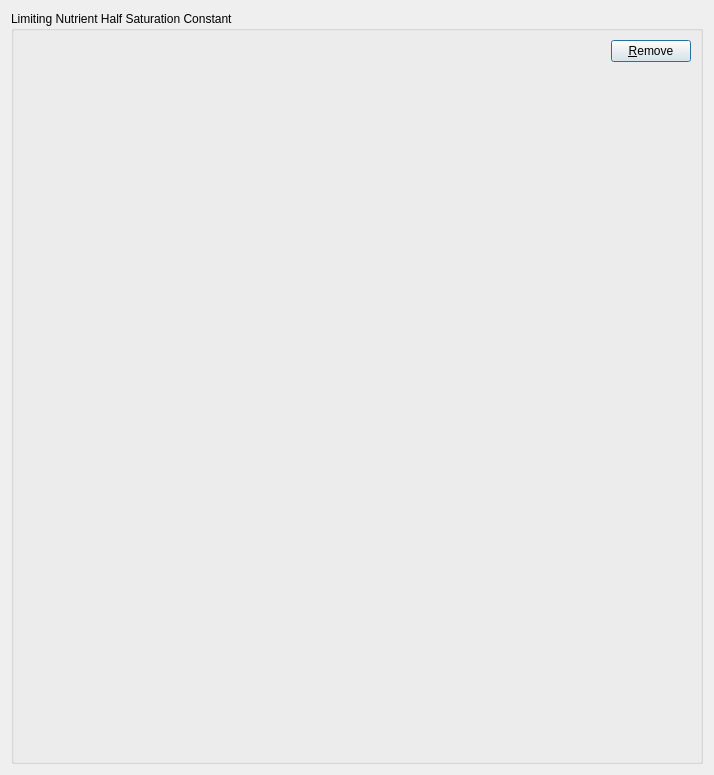
<?xml version="1.0" encoding="UTF-8"?>
<ui version="4.0">
 <class>ConstituentWindowPlant</class>
 <widget class="QDialog" name="ConstituentWindowPlant">
  <property name="windowModality">
   <enum>Qt::WindowModal</enum>
  </property>
  <property name="geometry">
   <rect>
    <x>0</x>
    <y>0</y>
    <width>714</width>
    <height>775</height>
   </rect>
  </property>
  <property name="windowTitle">
   <string>Dialog</string>
  </property>
  <layout class="QHBoxLayout" name="horizontalLayout_4">
   <item>
    <widget class="QGroupBox" name="groupBox">
     <property name="sizePolicy">
      <sizepolicy hsizetype="Expanding" vsizetype="Expanding">
       <horstretch>0</horstretch>
       <verstretch>0</verstretch>
      </sizepolicy>
     </property>
     <property name="autoFillBackground">
      <bool>false</bool>
     </property>
     <property name="title">
      <string>Limiting Nutrient Half Saturation Constant</string>
     </property>
     <layout class="QVBoxLayout" name="verticalLayout_3">
      <item>
       <layout class="QVBoxLayout" name="verticalLayout">
        <item>
         <layout class="QHBoxLayout" name="horizontalLayout">
          <item>
           <spacer name="horizontalSpacer">
            <property name="orientation">
             <enum>Qt::Horizontal</enum>
            </property>
            <property name="sizeHint" stdset="0">
             <size>
              <width>32</width>
              <height>20</height>
             </size>
            </property>
           </spacer>
          </item>
          <item>
           <widget class="QPushButton" name="pushButton">
            <property name="text">
             <string>&amp;Remove</string>
            </property>
           </widget>
          </item>
         </layout>
        </item>
       </layout>
      </item>
      <item>
       <layout class="QVBoxLayout" name="verticalLayout_2">
        <item>
         <layout class="QHBoxLayout" name="horizontalLayout_3"/>
        </item>
        <item>
         <spacer name="verticalSpacer">
          <property name="orientation">
           <enum>Qt::Vertical</enum>
          </property>
          <property name="sizeHint" stdset="0">
           <size>
            <width>20</width>
            <height>40</height>
           </size>
          </property>
         </spacer>
        </item>
       </layout>
      </item>
     </layout>
    </widget>
   </item>
  </layout>
  <action name="action_Remove">
   <property name="text">
    <string>&amp;Remove</string>
   </property>
  </action>
 </widget>
 <resources/>
 <connections/>
</ui>
